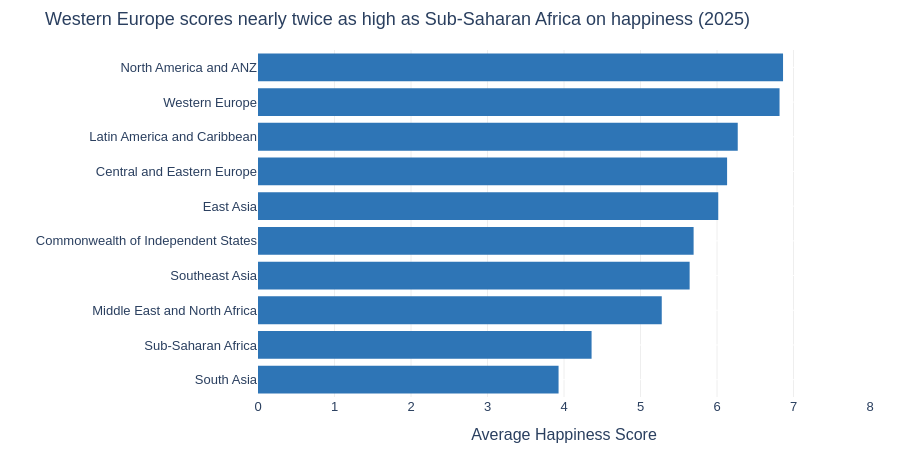

Here is the notebook cell this chart was saved with:
### Markdown cell above
---
## Task 1 — Regional Comparison Bar Chart

**What to build:** A horizontal bar chart showing the **average happiness score by region**, sorted from highest to lowest.

**Requirements:**
- Horizontal orientation (category names are long)
- Sorted by score, descending (so the happiest region is at the top)
- Zero baseline on x-axis
- At least one design choice that goes beyond the Plotly default (colour, annotation, labels, etc.)
- An insight title that answers: *which region stands out and why does it matter?*

**Hint:** Use `df.groupby('Region')['Happiness_Score'].mean()` to compute the averages.

### Code cell
region_avg = (df.groupby('Region')['Happiness_Score']
              .mean()
              .reset_index()
              .sort_values('Happiness_Score'))

fig = px.bar(
    region_avg,
    x='Happiness_Score', y='Region',
    orientation='h',
    title='Western Europe scores nearly twice as high as Sub-Saharan Africa on happiness (2025)',
    labels={'Happiness_Score': 'Average Happiness Score', 'Region': ''},
    color_discrete_sequence=['#2E75B6']
)
fig.update_layout(
    xaxis=dict(range=[0, 8]),
    plot_bgcolor='white',
    paper_bgcolor='white',
    font=dict(family='Arial', size=13),
    xaxis_gridcolor='#EEEEEE',
    yaxis_gridcolor='white',
    showlegend=False,
    margin=dict(l=10, r=30, t=50, b=40),
    height=450
)
fig.update_traces(marker_line_width=0)
fig.show()

### Figure 1 — Plotly figure (JSON) as saved in the notebook; plotly's stock layout.template omitted (floating-point values rounded to 4 significant figures)
{"data": [{"hovertemplate": "Average Happiness Score=%{x}<br>=%{y}<extra></extra>", "legendgroup": "", "marker": {"color": "#2E75B6", "line": {"width": 0}, "pattern": {"shape": ""}}, "name": "", "orientation": "h", "showlegend": false, "textposition": "auto", "type": "bar", "x": [3.929, 4.36, 5.278, 5.642, 5.694, 6.017, 6.132, 6.271, 6.818, 6.863], "xaxis": "x", "y": ["South Asia", "Sub-Saharan Africa", "Middle East and North Africa", "Southeast Asia", "Commonwealth of Independent States", "East Asia", "Central and Eastern Europe", "Latin America and Caribbean", "Western Europe", "North America and ANZ"], "yaxis": "y"}], "layout": {"barmode": "relative", "font": {"family": "Arial", "size": 13}, "height": 450, "legend": {"tracegroupgap": 0}, "margin": {"b": 40, "l": 10, "r": 30, "t": 50}, "paper_bgcolor": "white", "plot_bgcolor": "white", "showlegend": false, "title": {"text": "Western Europe scores nearly twice as high as Sub-Saharan Africa on happiness (2025)"}, "xaxis": {"anchor": "y", "domain": [0.0, 1.0], "gridcolor": "#EEEEEE", "range": [0, 8], "title": {"text": "Average Happiness Score"}}, "yaxis": {"anchor": "x", "domain": [0.0, 1.0], "gridcolor": "white", "title": {"text": ""}}}}
